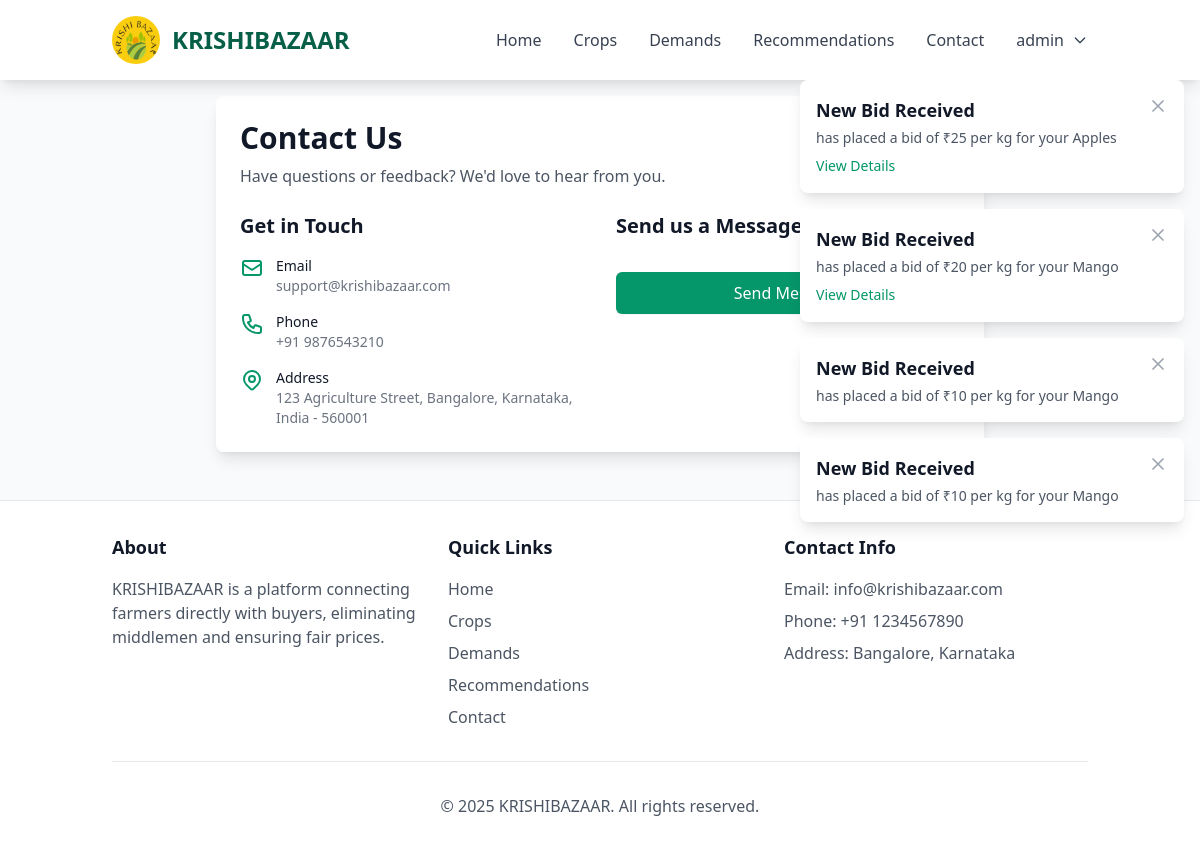
The page /accounts/contact/ (signed in) on the database its author committed.
### accounts/models.py (models this page shows, shortened)
class CustomUser(AbstractUser):
    ROLE_CHOICES = [
        ('farmer', _('Farmer')),
        ('buyer', _('Buyer')),
    ]
    role = models.CharField(max_length=10, choices=ROLE_CHOICES, default='buyer')
    phone_number = models.CharField(max_length=15, blank=True)
    address = models.TextField(blank=True)
    state = models.CharField(max_length=100, blank=True)
    district = models.CharField(max_length=100, blank=True)
    pincode = models.CharField(max_length=10, blank=True)
    @property
    def is_farmer(self):
        return self.role == 'farmer'
    @property
    def is_buyer(self):
        return self.role == 'buyer'

### notifications/models.py (models this page shows, shortened)
class Notification(models.Model):
    NOTIFICATION_TYPES = (
        ('bid', _('Bid')),
        ('bid_accepted', _('Bid Accepted')),
        ('bid_rejected', _('Bid Rejected')),
        ('demand', _('Demand')),
        ('response', _('Demand Response')),
        ('system', _('System')),
    )
    user = models.ForeignKey(CustomUser, on_delete=models.CASCADE, related_name='notifications')
    title = models.CharField(max_length=200, verbose_name=_('Title'))
    message = models.TextField(verbose_name=_('Message'))
    notification_type = models.CharField(max_length=20, choices=NOTIFICATION_TYPES, default='system', verbose_name=_('Type'))
    related_url = models.CharField(max_length=200, blank=True, null=True, verbose_name=_('Related URL'))
    is_read = models.BooleanField(default=False, verbose_name=_('Is Read'))
    created_at = models.DateTimeField(auto_now_add=True)
    updated_at = models.DateTimeField(auto_now=True)
    class Meta:
        verbose_name = _('Notification')
        verbose_name_plural = _('Notifications')
        ordering = ['-created_at']

### accounts/views.py (the view, shortened to what this page needs)
# urls.py: path('contact/', views.contact_view, name='contact'),
def contact_view(request):
    return render(request, 'accounts/contact.html')

### templates/accounts/contact.html (shortened to what this page needs)
{% extends 'base.html' %}
{% load static %}
{% load i18n %}
{% load crispy_forms_tags %}
{% block content %}
<div class="bg-white bg-opacity-90 rounded-lg shadow-lg p-6 max-w-3xl mx-auto">
    <div class="mb-6">
        <h1 class="text-3xl font-bold text-gray-900">{% trans "Contact Us" %}</h1>
        <p class="mt-2 text-gray-600">{% trans "Have questions or feedback? We'd love to hear from you." %}</p>
    </div>
    <div class="grid grid-cols-1 md:grid-cols-2 gap-8">
        <div>
            <h2 class="text-xl font-semibold text-gray-900 mb-4">{% trans "Get in Touch" %}</h2>
            <div class="space-y-4">
                <div class="flex items-start">
                    <div class="flex-shrink-0">
                        <svg class="h-6 w-6 text-green-600" fill="none" viewBox="0 0 24 24" stroke="currentColor">
                            <path stroke-linecap="round" stroke-linejoin="round" stroke-width="2" d="M3 8l7.89 5.26a2 2 0 002.22 0L21 8M5 19h14a2 2 0 002-2V7a2 2 0 00-2-2H5a2 2 0 00-2 2v10a2 2 0 002 2z" />
                        </svg>
                    </div>
                    <div class="ml-3">
                        <p class="text-sm font-medium text-gray-900">{% trans "Email" %}</p>
                        <p class="text-sm text-gray-500">support@krishibazaar.com</p>
                    </div>
                </div>
                <div class="flex items-start">
                    <div class="flex-shrink-0">
                    </div>
                    <div class="ml-3">
                        <p class="text-sm font-medium text-gray-900">{% trans "Phone" %}</p>
                        <p class="text-sm text-gray-500">+91 9876543210</p>
                    </div>
                </div>
                <div class="flex items-start">
                    <div class="flex-shrink-0">
                    </div>
                    <div class="ml-3">
                        <p class="text-sm font-medium text-gray-900">{% trans "Address" %}</p>
                        <p class="text-sm text-gray-500">123 Agriculture Street, Bangalore, Karnataka, India - 560001</p>
                    </div>
                </div>
            </div>
        </div>
        <div>
            <h2 class="text-xl font-semibold text-gray-900 mb-4">{% trans "Send us a Message" %}</h2>
            <form method="post" class="space-y-4">
                <button type="submit" class="w-full px-4 py-2 border border-transparent rounded-md shadow-sm text-white bg-green-600 hover:bg-green-700 focus:outline-none focus:ring-2 focus:ring-offset-2 focus:ring-green-500">
                    {% trans "Send Message" %}
                </button>
            </form>
        </div>
    </div>
</div>
{% endblock %}

### templates/base.html (shortened to what this page needs)
{% load static %}
{% load i18n %}
<!DOCTYPE html>
<html lang="{{ LANGUAGE_CODE }}">
<head>
    <link href="https://cdnjs.cloudflare.com/ajax/libs/tailwindcss/2.2.19/tailwind.min.css" rel="stylesheet">
</head>
<body class="bg-gray-50">
    <div class="bg-video-container">
    </div>
    <nav class="bg-white bg-opacity-95 shadow-lg fixed w-full top-0 z-50">
        <div class="container mx-auto px-6 py-4">
            <div class="flex items-center justify-between">
                <div class="flex items-center">
                    <img src="{% static 'img/logo.png' %}" alt="{% trans 'KRISHIBAZAAR Logo' %}" class="h-12 w-12 rounded-full">
                    <span class="text-2xl font-bold text-green-800 ml-3">{% trans "KRISHIBAZAAR" %}</span>
                </div>
                <div class="hidden md:flex items-center space-x-8">
                    <a href="{% url 'home' %}" class="nav-link text-gray-700 hover:text-green-800">{% trans "Home" %}</a>
                    <a href="{% url 'crops:list' %}" class="nav-link text-gray-700 hover:text-green-800">{% trans "Crops" %}</a>
                    <a href="{% url 'bidding:demand_list' %}" class="nav-link text-gray-700 hover:text-green-800">{% trans "Demands" %}</a>
                    <a href="{% url 'crops:recommendation' %}" class="nav-link text-gray-700 hover:text-green-800">{% trans "Recommendations" %}</a>
                    <a href="{% url 'accounts:contact' %}" class="nav-link text-gray-700 hover:text-green-800">{% trans "Contact" %}</a>
                    {% if user.is_authenticated %}
                        <div class="relative" x-data="{ open: false }" @click.away="open = false">
                            <button @click="open = !open" class="flex items-center space-x-2 text-gray-700 hover:text-green-800">
                                <span>{{ user.get_full_name|default:user.username }}</span>
                                <svg class="w-4 h-4" fill="none" stroke="currentColor" viewBox="0 0 24 24">
                                    <path stroke-linecap="round" stroke-linejoin="round" stroke-width="2" d="M19 9l-7 7-7-7"></path>
                                </svg>
                            </button>
                        </div>
                    {% else %}
                        <a href="{% url 'accounts:login' %}" class="bg-green-700 text-white px-6 py-2 rounded-lg hover:bg-green-800 transition duration-300">
                            {% trans "Login" %}
                        </a>
                    {% endif %}
                </div>
            </div>
        </div>
    </nav>
    {% if user.is_authenticated %}
    <div class="fixed top-20 right-4 z-50 max-w-sm w-full">
        {% for notification in user.notifications.all %}
            {% if not notification.is_read %}
            <div class="bg-white rounded-lg shadow-lg p-4 mb-4 transform transition-all duration-300 hover:scale-105"
                 x-data="{ show: true }"
                 x-show="show"
                 x-transition:enter="transition ease-out duration-300"
                 x-transition:enter-start="opacity-0 transform translate-x-full"
                 x-transition:enter-end="opacity-100 transform translate-x-0"
                 x-transition:leave="transition ease-in duration-300"
                 x-transition:leave-start="opacity-100 transform translate-x-0"
                 x-transition:leave-end="opacity-0 transform translate-x-full">
                <div class="flex justify-between items-start">
                    <div class="flex-1">
                        <h3 class="text-lg font-semibold text-gray-900">{{ notification.title }}</h3>
                        <p class="mt-1 text-sm text-gray-600">{{ notification.message }}</p>
                        {% if notification.related_url %}
                        <a href="{{ notification.related_url }}" class="mt-2 inline-block text-sm text-green-600 hover:text-green-800">
                            {% trans "View Details" %}
                        </a>
                        {% endif %}
                    </div>
                    <button @click="show = false; fetch('{% url 'notifications:mark_read' notification.id %}', {method: 'POST'})"
                            class="ml-4 text-gray-400 hover:text-gray-500">
                        <svg class="h-5 w-5" fill="none" stroke="currentColor" viewBox="0 0 24 24">
                            <path stroke-linecap="round" stroke-linejoin="round" stroke-width="2" d="M6 18L18 6M6 6l12 12"></path>
                        </svg>
                    </button>
                </div>
            </div>
            {% endif %}
        {% endfor %}
    </div>
    {% endif %}
    <main class="container mx-auto px-6 pt-24 pb-12">
        {% block content %}
        {% endblock %}
    </main>
    <footer class="bg-white bg-opacity-95 border-t border-gray-200">
        <div class="container mx-auto px-6 py-8">
            <div class="grid grid-cols-1 md:grid-cols-3 gap-8">
                <div>
                    <h3 class="text-lg font-semibold text-gray-900 mb-4">{% trans "About" %}</h3>
                    <p class="text-gray-600">{% trans "KRISHIBAZAAR is a platform connecting farmers directly with buyers, eliminating middlemen and ensuring fair prices." %}</p>
                </div>
                <div>
                    <h3 class="text-lg font-semibold text-gray-900 mb-4">{% trans "Quick Links" %}</h3>
                    <ul class="space-y-2">
                        <li><a href="{% url 'home' %}" class="text-gray-600 hover:text-green-800">{% trans "Home" %}</a></li>
                        <li><a href="{% url 'crops:list' %}" class="text-gray-600 hover:text-green-800">{% trans "Crops" %}</a></li>
                        <li><a href="{% url 'bidding:demand_list' %}" class="text-gray-600 hover:text-green-800">{% trans "Demands" %}</a></li>
                        <li><a href="{% url 'crops:recommendation' %}" class="text-gray-600 hover:text-green-800">{% trans "Recommendations" %}</a></li>
                        <li><a href="{% url 'accounts:contact' %}" class="text-gray-600 hover:text-green-800">{% trans "Contact" %}</a></li>
                    </ul>
                </div>
                <div>
                    <h3 class="text-lg font-semibold text-gray-900 mb-4">{% trans "Contact Info" %}</h3>
                    <ul class="space-y-2">
                        <li class="text-gray-600">{% trans "Email: info@krishibazaar.com" %}</li>
                        <li class="text-gray-600">{% trans "Phone: +91 1234567890" %}</li>
                        <li class="text-gray-600">{% trans "Address: Bangalore, Karnataka" %}</li>
                    </ul>
                </div>
            </div>
            <div class="mt-8 pt-8 border-t border-gray-200 text-center text-gray-600">
                <p>&copy; {% now "Y" %} {% trans "KRISHIBAZAAR. All rights reserved." %}</p>
            </div>
        </div>
    </footer>
</body>
</html>

### templates/base.html (style rules this page uses)
.bg-video-container { position: fixed; top: 0; left: 0; width: 100%; height: 100%; z-index: -1; overflow: hidden; }
.nav-link { position: relative; }
.nav-link::after { content: ''; position: absolute; width: 0; height: 2px; bottom: -2px; left: 0; background-color: #4f772d; transition: width 0.3s ease; }

### rows shown on the page
CustomUser: get_full_name "admin"
Notification: title "New Bid Received", message "has placed a bid of ₹25 per kg for your Apples"
Notification: title "New Bid Received", message "has placed a bid of ₹20 per kg for your Mango"
Notification: title "New Bid Received", message "has placed a bid of ₹10 per kg for your Mango"
Notification: title "New Bid Received", message "has placed a bid of ₹10 per kg for your Mango"
